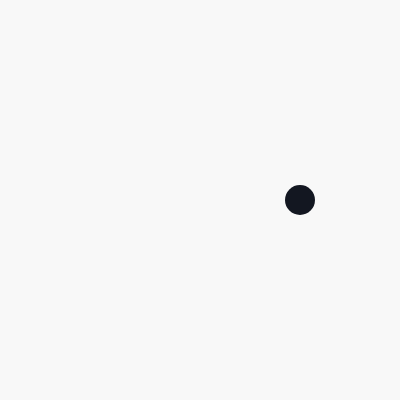
Frame 1 (no input)
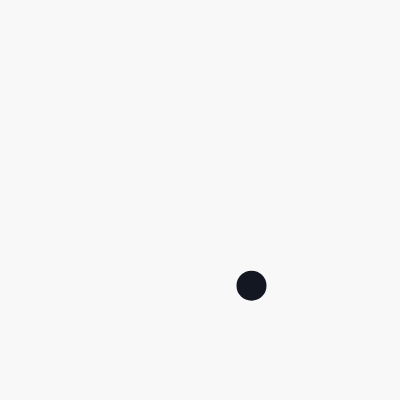
Frame 60 (no input)
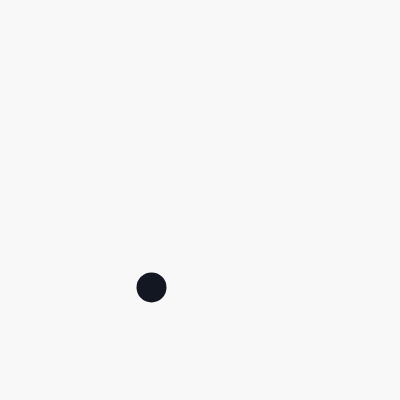
Frame 120 (the mouse pressed at the canvas centre since frame 60)

The p5.js sketch that drew these frames (run headless with seeded random() and noise() and a simulated clock; from frame 60 on, the mouse is pressed at the canvas centre):

// p5.js sketch
// ── sketch.js
let angle = 0;
let scalar = 100;
let state = 0;

function setup() {
  let cnv = createCanvas(400, 400);
  cnv.mouseClicked(_ => {
    (state <= 4) ? state++ : state = 0;
  })
  noStroke();
  rectMode(CENTER);
}

function draw() {
  background('#f8f8f8');

  let ang = radians(angle);

  const pos = {
    x: width / 2 + scalar * cos(ang),
    y: height / 2 + scalar * sin(ang)
  }

  switch (state) {
    case 0:
      push();
      fill('#131721');
      ellipse(pos.x, pos.y, 30);
      pop();
      break;

    case 1:
      push();
      noFill();
      stroke('#131721');
      ellipse(pos.x, height * 0.5, 30);
      ellipse(width * 0.5, pos.y, 30);
      pop();
      break;

    case 2:
      push();
      noFill();
      stroke('#131721');
      ellipse(width * 0.5, height * 0.5, pos.x / 2, pos.y / 2);
      ellipse(width * 0.5, height * 0.5, pos.y / 2, pos.x / 2);
      ellipse(width * 0.5, height * 0.5, pos.x / 2);
      ellipse(width * 0.5, height * 0.5, pos.y / 2);
      pop();
      break;

    case 3:
      push();
      noFill();
      stroke('#131721');
      rect(width * 0.5, height * 0.5, pos.x, height * 0.5);
      rect(width * 0.5, height * 0.5, width * 0.5, pos.y);
      rect(width * 0.5, height * 0.5, pos.x, pos.y, );
      pop();
      break;

    case 4:
      push();
      noFill();
      stroke('#131721');
      translate(width * 0.5, height * 0.5);
      for (let i = 0; i < 9; i++) {
        rotate(degrees(i * (360 / 9)));
        triangle(-pos.x / 2, pos.y / 2, 0, -pos.y / 2, pos.x / 2, pos.y / 2);
      }
      pop();
      break;

    case 5:
      push();
      noFill();
      stroke('#131721');
      translate(width * 0.5, height * 0.5);
      quad(-pos.x / 2, -pos.y / 2, pos.x / 2, -pos.y / 4, pos.x / 2, pos.y / 2, -pos.x / 4, pos.y / 2);
      pop();
      break;
  }
  //   
  angle++;
}
